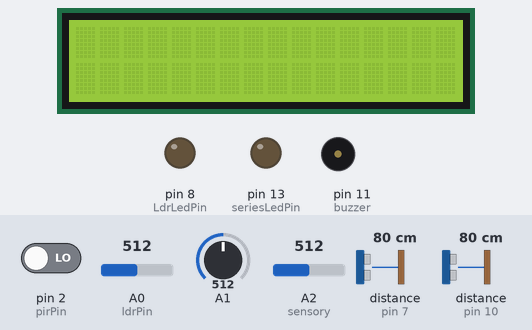
Bench run of a sketch on a simulated Arduino Uno, built with avr-gcc and run on an emulated ATmega328P. Shown: 16×2 character LCD, output pins drawn as LEDs (lit = HIGH), buzzer (waves = sounding). Wiring (inferred from the names in the program): 2 × ultrasonic range finder: trigger pin 6, echo pin 7 / trigger pin 9, echo pin 10. The inputs (shaded band) are chosen by the test bench; at power-on: pin 2 (pirPin) LOW, A1 = 512, distance to the obstacle (sensors on pin 10, pin 7) 80 cm, A2 (sensory) = 512, A0 (ldrPin) = 512. The echo pulse lasts 58.3 µs per cm; pins used as bus, display or sensor lines are not drawn.

Above: at 1.2 s.
1.3 s: pin 2 (pirPin) driven HIGH
At 2.3 s:
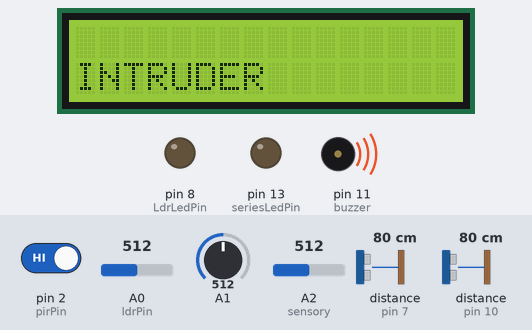
3.1 s: A1 set to 349
4.6 s: A1 set to 330
At 5.4 s:
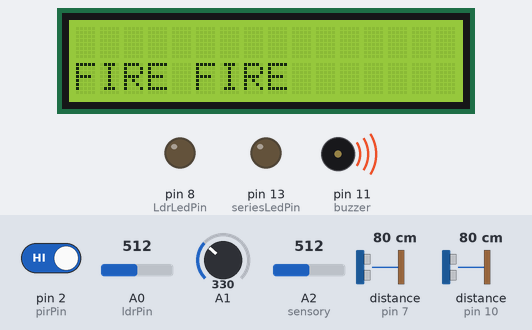
At 7.1 s:
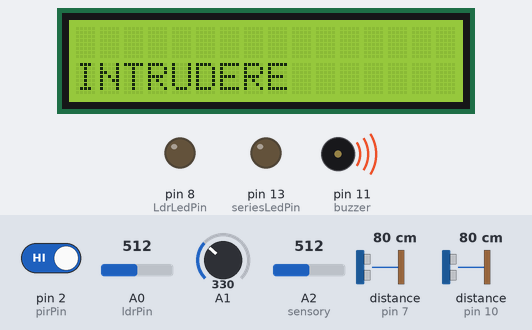
7.7 s: distance to the obstacle (sensor on pin 10) set to 2 cm
10.8 s: A2 (sensory) set to 354
13.9 s: A2 (sensory) set to 330
At 17.4 s:
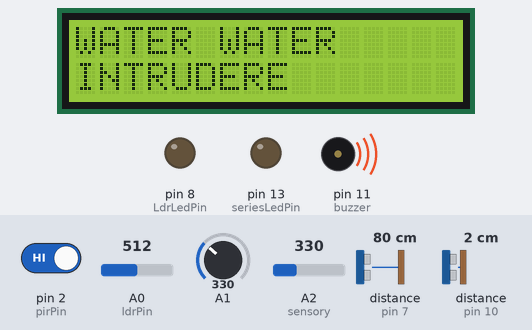
Timing chart, 0 to 18.0 s (numbered marks = the images above; inputs shaded):
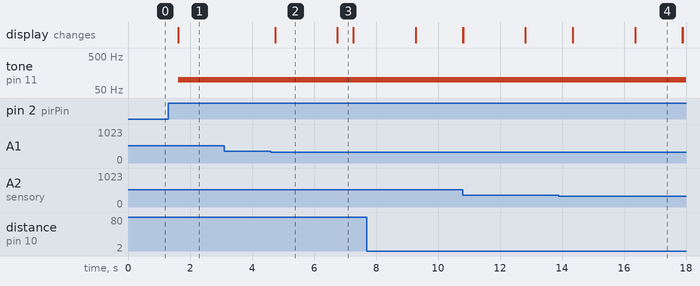

Measured:
- the behaviour switches between 342 and 341 on A1 (found by bisection; images 1 and 2)
- the behaviour switches between 342 and 341 on A2 (sensory) (found by bisection; images 3 and 4)
- after the input at 1.3 s, tone on pin 11 (buzzer): silent → 100 Hz after 0.31 s; the display: changes after 0.32 s (image 1)
- after the input at 3.1 s, every drawn part: stays the same
- after the input at 4.6 s, the display: changes after 0.14 s (image 2)
- after the input at 13.9 s, the display: first differs from a run without the input after 2.5 s (image 4)
- what the display in image 2 shows lasts 2.1 s, from 4.7 s to 6.8 s
- what the display in image 3 shows lasts 0.5 s, from 6.8 s to 7.3 s

The sketch:

Arduino.ino
```cpp
// defines pins numbers
#include <Wire.h>
#include <LiquidCrystal_I2C.h>
LiquidCrystal_I2C lcd(0x27, 16, 2);

const int trigPin = 9;
const int echoPin = 10;
const int buzzer = 11;
const int seriesLedPin = 13;
const int trigPin1 = 6;
const int echoPin1 = 7;
// defines variables
long duration;
int distance;
int safetyDistance;
int count;
long duration1;
int distance1;
int safetyDistance1;
int plane=0;


//LDR DECLARATION
const int LdrLedPin = 8;   //the number of the LED pin
const int ldrPin = A0;  //the number of the LDR pin


//FLAME SENSOR
const int sensorMin = 0;     // sensor minimum
const int sensorMax = 1024;  // sensor maximum


//PIR SENSOR
int pirPin = 2;                 // PIR Out pin
int pirStat = 0;

//WATER SENSOR
const int senmin = 0;
const int senmax = 1024;
int sensory = A2;
int i;


void setup() {

lcd.begin();

lcd.backlight();

lcd.clear();

//lcd.setCursor(4,0);
//lcd.print("SHREE");


Wire.begin();


pinMode(trigPin, OUTPUT); // Sets the trigPin as an Output
pinMode(echoPin, INPUT); // Sets the echoPin as an Input
pinMode(buzzer, OUTPUT);
pinMode(seriesLedPin, OUTPUT);
pinMode(trigPin1, OUTPUT); // Sets the trigPin as an Output
pinMode(echoPin1, INPUT); // Sets the echoPin as an Input

//LDR SENSOR
pinMode(LdrLedPin, OUTPUT);  //initialize the LED pin as an output
pinMode(ldrPin, INPUT);   //initialize the LDR pin as an input

//pir ssensor
pinMode(pirPin, INPUT);


Serial.begin(9600); // Starts the serial communication
}


void loop() {

//lcd.clear();

//lcd.setCursor(4,0);
//lcd.print("SHREE");

/*
lcd.setCursor(0,1);
lcd.print("RADIO");
*/


//LDR SENSOR
int ldrStatus = analogRead(ldrPin);   //read the status of the LDR value

  //check if the LDR status is <= 300
  //if it is, the LED is HIGH

if (ldrStatus>=850) {

digitalWrite(LdrLedPin, HIGH);               //turn LED on
//Serial.println("LDR is DARK, LED is ON");

}
else {

digitalWrite(LdrLedPin, LOW);          //turn LED off
//Serial.println("---------------");
}


//lcd.clear();
//ULTRASONIC SENSOR 1
// Clears the trigPin
digitalWrite(trigPin, LOW);
delayMicroseconds(2);

// Sets the trigPin on HIGH state for 10 micro seconds
digitalWrite(trigPin, HIGH);
delayMicroseconds(10);
digitalWrite(trigPin, LOW);

// Reads the echoPin, returns the sound wave travel time in microseconds
duration = pulseIn(echoPin, HIGH);

// Calculating the distance
distance= duration*0.034/2;

safetyDistance = distance;
if (safetyDistance <= 5){
  digitalWrite(buzzer, HIGH);
delay(1000)  ;
    //digitalWrite(seriesLedPin, HIGH);
  lcd.setCursor(0,0);
  lcd.print("OBSTRUCTION");

}
else{
  digitalWrite(buzzer, LOW);
  //digitalWrite(seriesLedPin, LOW);


}

// Prints the distance on the Serial Monitor
//Serial.print("Distance: ");
//Serial.println(distance);

//lcd.clear();
//SECOND USLRASONIC SENSOR

// Clears the trigPin
digitalWrite(trigPin1, LOW);
delayMicroseconds(2);

// Sets the trigPin on HIGH state for 10 micro seconds
digitalWrite(trigPin1, HIGH);
delayMicroseconds(10);
digitalWrite(trigPin1, LOW);

// Reads the echoPin, returns the sound wave travel time in microseconds
duration1 = pulseIn(echoPin1, HIGH);

// Calculating the distance
distance1= duration1*0.034/2;

safetyDistance1 = distance1;
if (safetyDistance1 <= 5)
{
  //digitalWrite(seriesLedPin, HIGH);
  //plane=1;
digitalWrite(seriesLedPin, HIGH);

delay(10000);
digitalWrite(seriesLedPin, LOW);
}


/*else{
  digitalWrite(seriesLedPin, LOW);

}*/


// Prints the distance on the Serial Monitor
//Serial.print("NEW PLANE ");
//Serial.println(distance);


//lcd.clear();
//FLAME SENSOR

// read the sensor on analog A1:
  int sensorReading = analogRead(A1);
  // map the sensor range (four options):
  // ex: 'long int map(long int, long int, long int, long int, long int)'
  int range = map(sensorReading, sensorMin, sensorMax, 0, 3);

  // range value:
  switch (range) {
  case 0:   // A fire closer than 1.5 feet away.
    //Serial.println("** Close Fire **");
    lcd.setCursor(0,1);
    lcd.print("FIRE FIRE");

    digitalWrite(buzzer, HIGH);
    delay(1000);        // ...for 1 sec
    digitalWrite(buzzer,LOW);     // Stop sound...
    delay(1000);
    break;
  case 1:    // A fire between 1-3 feet away.
    //Serial.println("** Distant Fire **");

    break;
  case 2:    // No fire detected.
    //Serial.println("No Fire");
    digitalWrite(buzzer,LOW);
    break;
  }
  delay(1);  // delay between reads


//lcd.clear();
//PIR SENSOR
pirStat = digitalRead(pirPin);
if (pirStat == HIGH) {            // if motion detected
tone(buzzer,100);
lcd.setCursor(0,1);
  lcd.print("INTRUDER");
//Serial.println("Some motion detected");
}
else
{
    noTone(buzzer);
}

//lcd.clear();
//water sensor
int sensor = analogRead(sensory);
  int rangeWater = map(sensor, senmin, senmax, 0, 3);
//Serial.print("Water:");
//Serial.println(rangeWater);
if(rangeWater==0)
{
//Serial.println("Water");
lcd.setCursor(0,0);
  lcd.print("WATER WATER");
digitalWrite(buzzer, HIGH);
}
else
{
digitalWrite(buzzer,LOW );
}
delay(500);


//TO SCAN ADDRESS
/*
byte error, address;
int Devices;
Serial.println("Scanning...");
Devices = 0;
for(address = 1; address < 127; address++ )
{

Wire.beginTransmission(address);
error = Wire.endTransmission();
if (error == 0)
{
Serial.print("I2C device found at address 0x");
if (address<16)
Serial.print("0");
Serial.print(address,HEX);
Serial.println("  !");
Devices++;
}
else if (error==4)
{
Serial.print("Unknown error at address 0x");
if (address<16)
Serial.print("0");
Serial.println(address,HEX);
}
}
if (Devices == 0)
Serial.println("No I2C devices found\n");
else
Serial.println("done\n");
delay(5000);


*/

}
```
